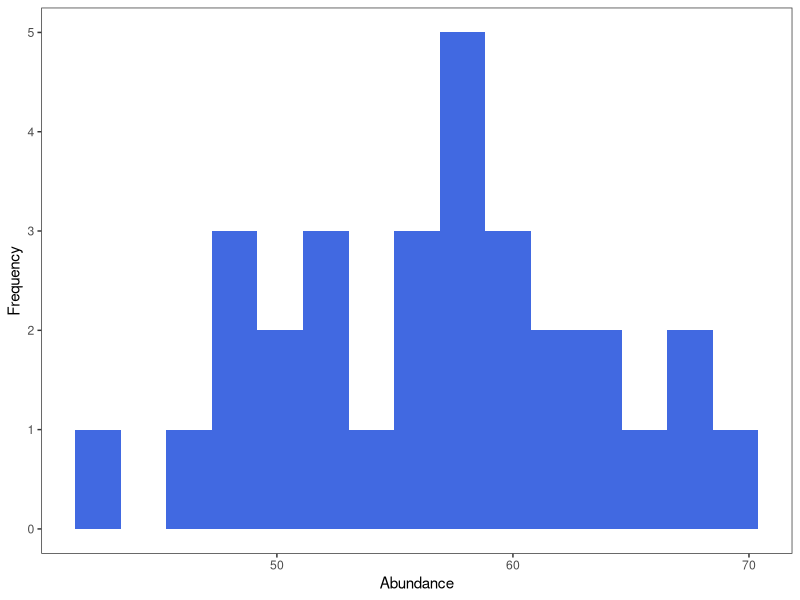
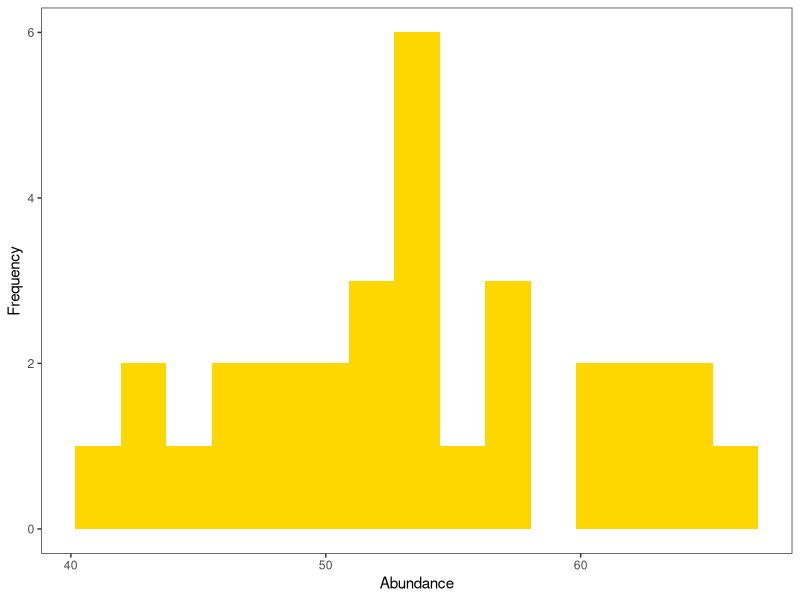
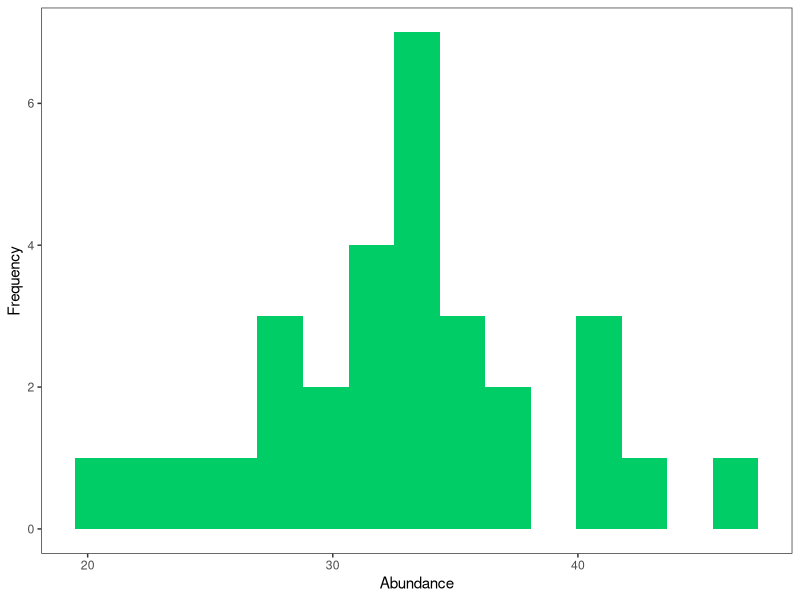
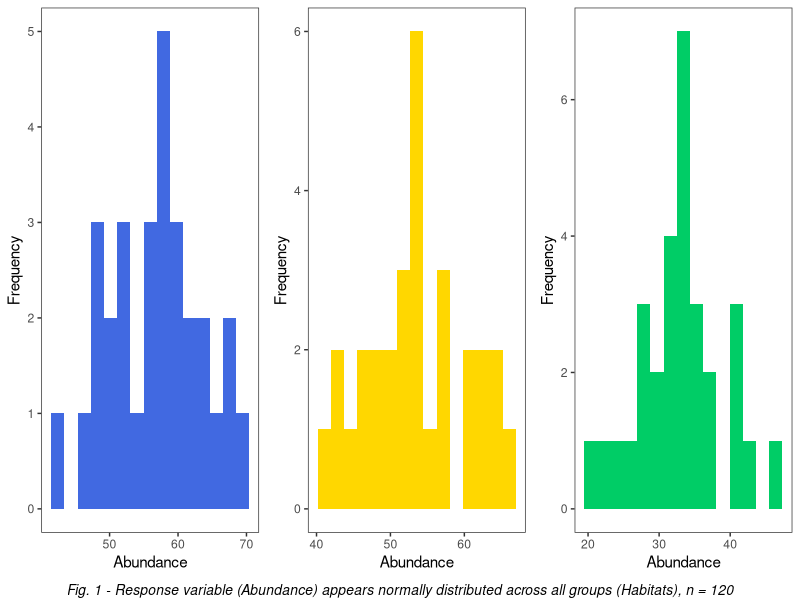
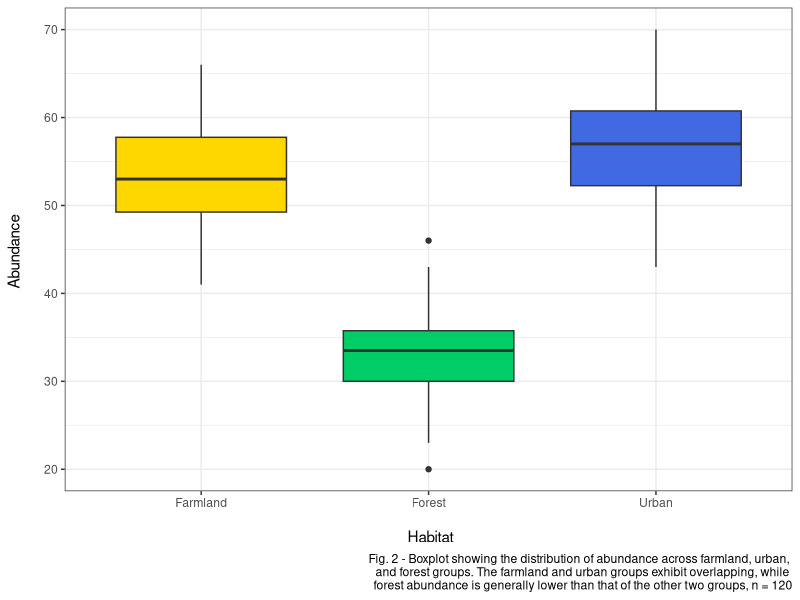
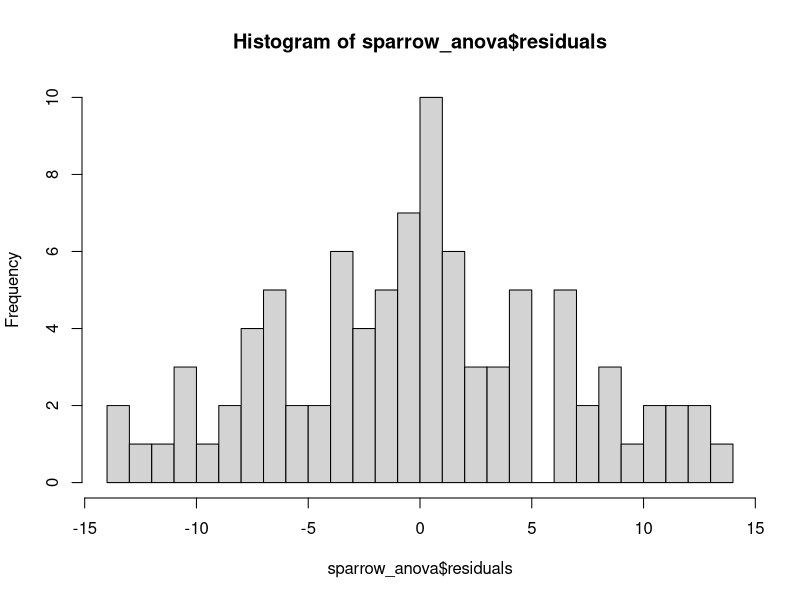
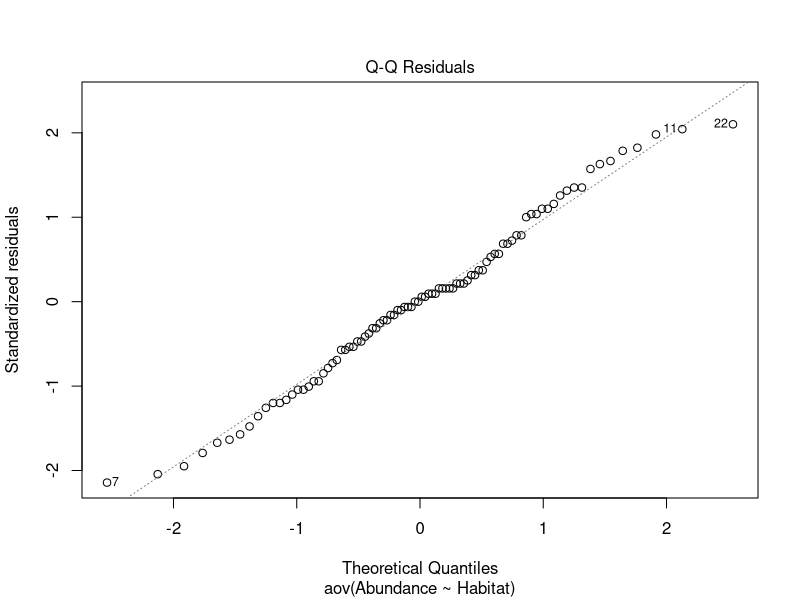
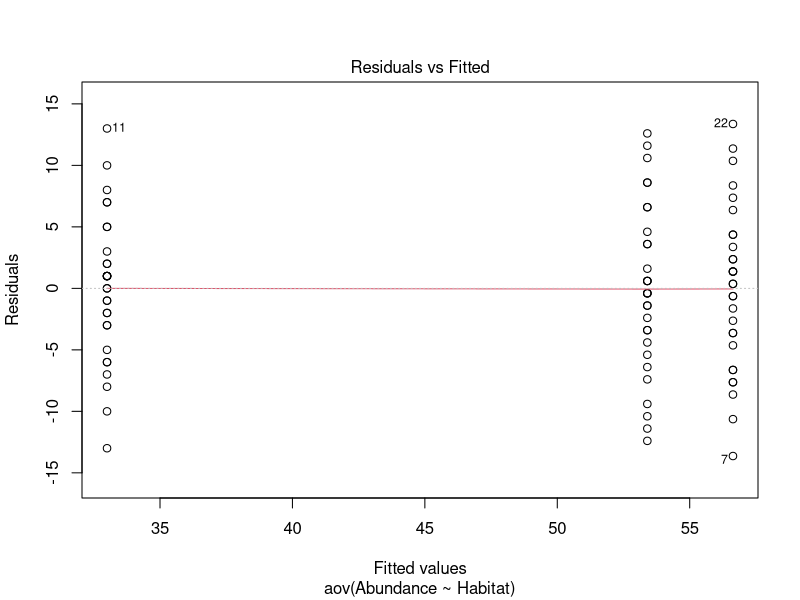

Here is the R script that generated these plots, in order:
# ANOVA and Tukey's HSD Tutorial full script
# Written by Abigail Haining
# Email - s2317501@ed.ac.uk
# 19/11/24

# Workflow:
# 1) Set working directory, load packages and import data
# 2) Data manipulation
# 3) Data visualisation
# 4) Running a one-way ANOVA
# 5) Running Tukey's HSD
# 6) Communicating model results



# 1) Set working directory, load packages and import data ----

# Set the working directory (enter your own filepath here)
setwd("C:/Users/abiga/OneDrive/3rd year/Data Science in EES/tutorial-Abigail-Louise")

# You can check where your working directory is
getwd()

# Load packages
library(tidyverse)
library(broom)
library(grid)
library(gridExtra)

# Import data
sparrow <- read_csv("data/house_sparrow.csv")

# Check the data
head(sparrow)
view(sparrow)


# 2) Data manipulation ----

# Convert data frame to long form
sparrow_long <- pivot_longer(sparrow, cols = c(Urban, Forest, Farmland), names_to = "Habitat", values_to = "Abundance")


# 3) Data visualisation ----

# Visualising data with histograms to check for normal distribution for each habitat type
# Urban
(sparrow_urban <- ggplot(sparrow, aes(x = Urban)) + # Creating plot, specifying data and the column to use for x axis
   geom_histogram(bins = 15,                        # Adding data as histogram with 15 intervals
                  fill = "royalblue") +             # Adding colour responding to habitat
   labs(x = "Abundance", y = "Frequency") +         # Adding x and y axis labels
   theme_test())                                    # Apply a clean theme

# Farmland
(sparrow_farmland <- ggplot(sparrow, aes(x = Farmland)) + # Creating plot, specifying data and the column to use for x axis
    geom_histogram(bins = 15,                             # Adding data as histogram with 15 intervals
                   fill = "gold") +                       # Adding colour responding to habitat
    labs(x = "Abundance", y = "Frequency") +              # Adding x and y axis labels
    theme_test())                                         # Apply a clean theme

# Forest
(sparrow_forest <- ggplot(sparrow, aes(x = Forest)) + # Creating plot, specifying data and the column to use for x axis
    geom_histogram(bins = 15,                         # Adding data as histogram with 15 intervals
                   fill = "springgreen3") +           # Adding colour responding to habitat
    labs(x = "Abundance", y = "Frequency") +          # Adding x and y axis labels
    theme_test())                                     # Apply a clean theme

# Arranging plots in a single panel
(grid.arrange(sparrow_urban, sparrow_farmland, sparrow_forest, nrow = 1,        # Creating panel of 3 plots on 1 row
             bottom = textGrob("Fig. 1 - Response variable (Abundance) appears normally distributed across all groups (Habitats), n = 120", # Adding caption
                               gp = gpar(fontsize = 10, fontface = "italic")))) # Specifying font size for caption and making it italic

# Visualising data with a boxplot
(sparrow_boxplot <- ggplot(sparrow_long,                                      
                           aes(x = Habitat, y = Abundance, fill = Habitat)) +                   # Setting x axis as habitat and y as abundance 
   geom_boxplot() +                                                                             # Adding data as a boxplot
   scale_fill_manual(values = c("gold", "springgreen3", "royalblue")) +                         # Setting box colours to corresponding habitat colours
    labs(x = "\n Habitat", y = "Abundance \n",                                                  # Adding axis labels (\n leaves a space between plot and title) 
      caption = "Fig. 2 - Boxplot showing the distribution of abundance across farmland, urban, 
      and forest groups. The farmland and urban groups exhibit overlapping, while 
      forest abundance is generally lower than that of the other two groups, n = 120") +        # Adding caption
   theme_bw() +                                                                                 # Apply a clean theme
   theme(legend.position = "none"))                                                             # Removing legend

# 4) Running a one-way ANOVA ----

# Running a one-way ANOVA of abundance against habitat
sparrow_anova <- aov(Abundance ~ Habitat, data = sparrow_long)

# Printing summary output
summary(sparrow_anova)

# Checking assumptions:

# Normal distribution of residuals - this can be checked by plotting a histogram of the residuals and a normal Q-Q plot

hist(sparrow_anova$residuals, breaks = 30)  # Plotting histogram of residuals and increasing intervals to get a better visualisation
# The residuals do not look normally distributed

plot(sparrow_anova, which = 2) # Plotting Q-Q plot
# There are heavy tails present which suggests the data has a skewed distribution 
# Or the outliers do not follow a normal distribution (by looking at the histogram it appears to be the this)

# Checking for homoscedasticity
plot(sparrow_anova, which = 1)
# The red line is flat against grey dashed line which is what we want to see


# 5) Running Tukey's HSD ----

# Running Tukey's HSD post-hoc test on the anova output and setting the confidence level to 95%
(sparrow_test <- TukeyHSD(sparrow_anova, conf.level=.95))

# To convert results into a better presented format of the summary table you can use the broom package
(tukey_results <- broom::tidy(sparrow_test)) # Creating tidy data frame using broom

# Plotting Tukey's test result
plot(sparrow_test)


# 6) Communicating model results ----

# Creating summary table of key statistics 
sparrow_summary <- sparrow_long %>%
  group_by(Habitat) %>%                          # Grouping the abundance data by habitat
  summarise(n = n(),                             # "n" is the number of observations
            average_abundance = mean(Abundance), # Average abundance of each habitat
            SD = sd(Abundance)) %>%              # Standard deviation of abundance in each habitat
  mutate(SE = SD/sqrt(n))                        # Standard error of abundance in each habitat

# Creating bar plot of sparrow summary
(sparrow_barplot <- ggplot(data = sparrow_summary) +
    geom_bar(aes(x = Habitat, y = average_abundance, fill = Habitat),    # Creating bar plot with habitat on the x axis and average abundance on the y
             stat = "identity", colour = "black") +                      # Setting stat to identity uses average_abundance instead of count and adding black borders to bars
    geom_errorbar(aes(x = Habitat, ymin = average_abundance - SE,        # Adding error bars to represent standard error
                      ymax = average_abundance + SE), width = 0.25,      # Setting width of the error bars to 0.25 for better visibility
                  colour = "black", linewidth = 0.6) +                   # Setting colour and thickness of error bars
    scale_fill_manual(values = c("gold", "springgreen3", "royalblue")) + # Setting bar colours to colourblind friendly colours
    labs(x = "\n Habitat", y = "Average Abundance \n",                   # Adding axis titles 
         caption = "Fig. 3 - Average abundance of house sparrows across the three habitats with error bars representing 
         standard error. The overlap of error bars between farmland and urban suggests no significant difference 
         between these two habitats, while the forest habitat shows a significantly lower abundance, n = 120") + # Adding caption            
    theme_test() +                                                       # Apply a clean theme
    theme(legend.position = "none"))                                     # Removing legend


# Improve Tukey's test result plot
(sparrow_tukey_plot <- ggplot(tukey_results, 
                              aes(x = contrast, y = estimate)) +      # Set x axis to pairwise comparisons and y to mean differences
    geom_point(color = "black", size = 2) +                           # Add points for mean differences and increase size
    geom_errorbar(aes(ymin = conf.low, ymax = conf.high),             # Add error bars showing confidence intervals
                  width = 0.2, color = "black") +                     # Add error bars for confidence intervals
    geom_hline(yintercept = 0, linetype = "dashed", color = "blue") + # Add a reference line at 0 and highlight with blue colour
    coord_flip() +                                                    # Flip coordinates for horizontal orientation
    labs(x = "Pairwise Comparisons", y = "Mean Difference",           # Add informative axis titles
         caption = "Fig. 4 - Pairwise comparisons of mean house sparrow abundance between habitat types, based on Tukey's Honest Significant Difference (HSD) test, with 95% family-wise
         confidence intervals. The abundance in the forest habitat is significantly lower than in farmland and urban habitats, as the confidence intervals for these comparisons 
         do not overlap zero. In contrast, there is no significant difference between farmland and urban habitats, as their confidence interval includes zero, n = 120") + # Adding caption  
    theme_bw(base_size = 12))                                         # Apply a clean theme


